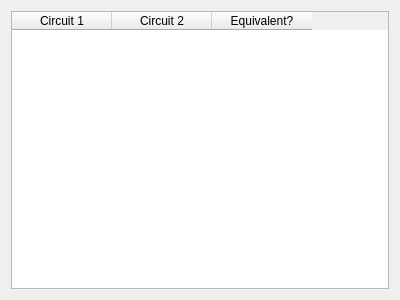
<?xml version="1.0" encoding="UTF-8"?>
<ui version="4.0">
 <class>EquivalenceCheck</class>
 <widget class="QWidget" name="EquivalenceCheck">
  <property name="geometry">
   <rect>
    <x>0</x>
    <y>0</y>
    <width>400</width>
    <height>300</height>
   </rect>
  </property>
  <property name="windowTitle">
   <string/>
  </property>
  <layout class="QVBoxLayout" name="verticalLayout">
   <item>
    <widget class="QTableWidget" name="tableWidget">
     <column>
      <property name="text">
       <string>Circuit 1</string>
      </property>
     </column>
     <column>
      <property name="text">
       <string>Circuit 2</string>
      </property>
     </column>
     <column>
      <property name="text">
       <string>Equivalent?</string>
      </property>
     </column>
    </widget>
   </item>
  </layout>
 </widget>
 <resources/>
 <connections/>
</ui>
